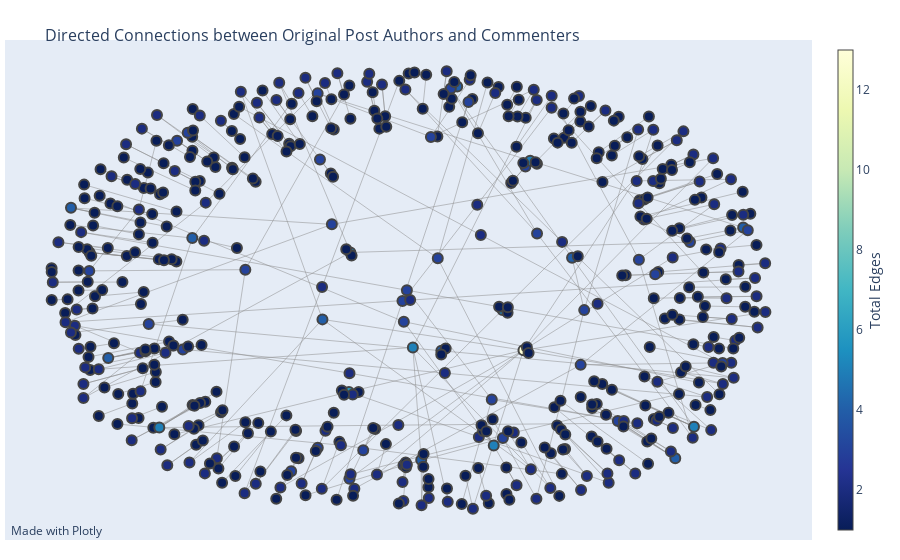

Source (notebook cell):
### Code cell
import plotly.graph_objects as go
import pandas as pd
import networkx as nx
df_network = df_g.copy()
df_network = df_network.dropna(subset=['topComments_0_poster', 'topComments_1_poster'], how='all')

# Create directed graph
G = nx.DiGraph()

# Add edges for original post authors to commenters, excluding NaN values
for i, row in df_network.iterrows():
    if pd.notna(row['topComments_0_poster']) and row['Poster'] != row['topComments_0_poster']:
        G.add_edge(row['topComments_0_poster'], row['Poster'])
    if pd.notna(row['topComments_1_poster']) and row['Poster'] != row['topComments_1_poster']:
        G.add_edge(row['topComments_1_poster'], row['Poster'])
    
# Calculate node positions using spring layout
pos = nx.spring_layout(G)

# Create edge traces
edge_x = []
edge_y = []
for edge in G.edges():
    x0, y0 = pos[edge[0]]
    x1, y1 = pos[edge[1]]
    edge_x.extend([x0, x1, None])
    edge_y.extend([y0, y1, None])

edge_trace = go.Scatter(
    x=edge_x, y=edge_y,
    line=dict(width=0.5, color='#888'),
    hoverinfo='none',
    mode='lines')

# Create node traces
node_x = []
node_y = []
node_connections = []

for node in G.nodes():
    x, y = pos[node]
    node_x.append(x)
    node_y.append(y)
    in_edges = len([edge for edge in G.in_edges(node) if pd.notna(edge[0])])
    out_edges = len([edge for edge in G.out_edges(node) if pd.notna(edge[1])])
    total_edges = in_edges + out_edges
    node_connections.append(total_edges)

node_trace = go.Scatter(
    x=node_x, y=node_y,
    mode='markers',
    hoverinfo='text',
    marker=dict(
        showscale=True,
        colorscale='YlGnBu',
        reversescale=True,
        color=node_connections,  # Color nodes based on total number of edges
        size=10,
        colorbar=dict(
            thickness=15,
            title='Total Edges',
            xanchor='left',
            titleside='right'
        ),
        line_width=2),
    text=[f'<b>Name:</b> {node}<br>'
          f'<b>Incoming Edges:</b> {", ".join(str(edge[0]) for edge in G.in_edges(node) if pd.notna(edge[0]))}<br>'
          f'<b>Outgoing Edges:</b> {", ".join(str(edge[1]) for edge in G.out_edges(node) if pd.notna(edge[1]))}<br>'
          f'<b>Total Edges:</b> {total_edges}' for node, total_edges in zip(G.nodes(), node_connections)]
)

# Create figure
fig = go.Figure(data=[edge_trace, node_trace],
                layout=go.Layout(
                    title='<br>Directed Connections between Original Post Authors and Commenters',
                    titlefont_size=16,
                    showlegend=False,
                    hovermode='closest',
                    margin=dict(b=20, l=5, r=5, t=40),
                    annotations=[dict(
                        text="Made with Plotly",
                        showarrow=False,
                        xref="paper", yref="paper",
                        x=0.005, y=-0.002)],
                    xaxis=dict(showgrid=False, zeroline=False, showticklabels=False),
                    yaxis=dict(showgrid=False, zeroline=False, showticklabels=False)
                ))

# Show figure
fig.show()

### Figure 1 — Plotly figure (JSON) as saved in the notebook; plotly's stock layout.template omitted (floating-point values rounded to 4 significant figures; data arrays with more than 128 entries replaced by an {"elided": "..."} marker saying what was removed)
{"data": [{"hoverinfo": "none", "line": {"color": "#888", "width": 0.5}, "mode": "lines", "type": "scatter", "x": {"elided": "1203 float values"}, "y": {"elided": "1203 float values"}}, {"hoverinfo": "text", "marker": {"color": {"elided": "522 int values"}, "colorbar": {"thickness": 15, "title": {"side": "right", "text": "Total Edges"}, "xanchor": "left"}, "colorscale": [[0, "rgb(255,255,217)"], [0.125, "rgb(237,248,177)"], [0.25, "rgb(199,233,180)"], [0.375, "rgb(127,205,187)"], [0.5, "rgb(65,182,196)"], [0.625, "rgb(29,145,192)"], [0.75, "rgb(34,94,168)"], [0.875, "rgb(37,52,148)"], [1, "rgb(8,29,88)"]], "line": {"width": 2}, "reversescale": true, "showscale": true, "size": 10}, "mode": "markers", "text": {"elided": "522 str values"}, "type": "scatter", "x": {"elided": "522 float values"}, "y": {"elided": "522 float values"}}], "layout": {"annotations": [{"showarrow": false, "text": "Made with Plotly", "x": 0.005, "xref": "paper", "y": -0.002, "yref": "paper"}], "hovermode": "closest", "margin": {"b": 20, "l": 5, "r": 5, "t": 40}, "showlegend": false, "title": {"font": {"size": 16}, "text": "<br>Directed Connections between Original Post Authors and Commenters"}, "xaxis": {"showgrid": false, "showticklabels": false, "zeroline": false}, "yaxis": {"showgrid": false, "showticklabels": false, "zeroline": false}}}
